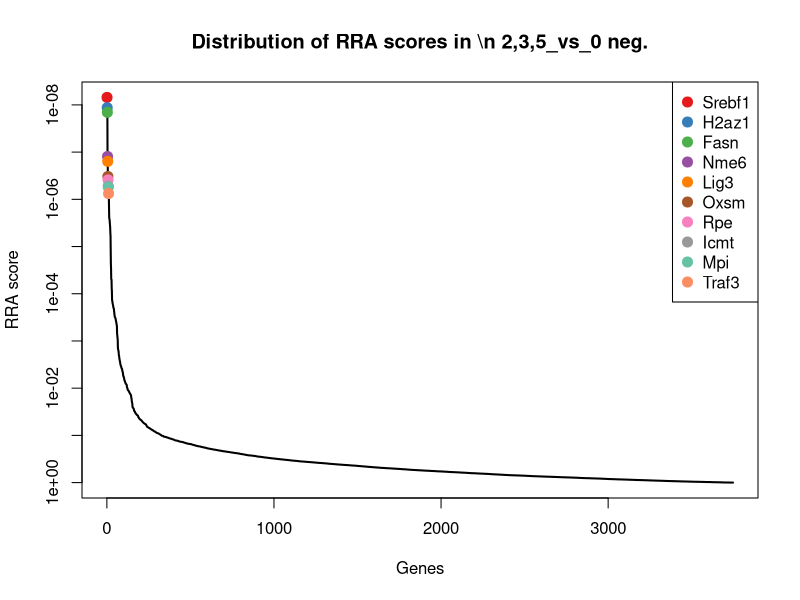
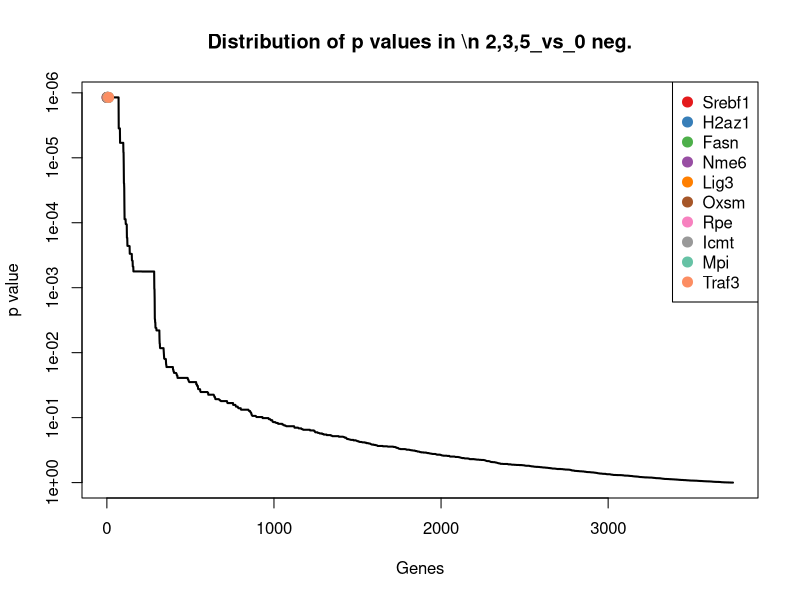
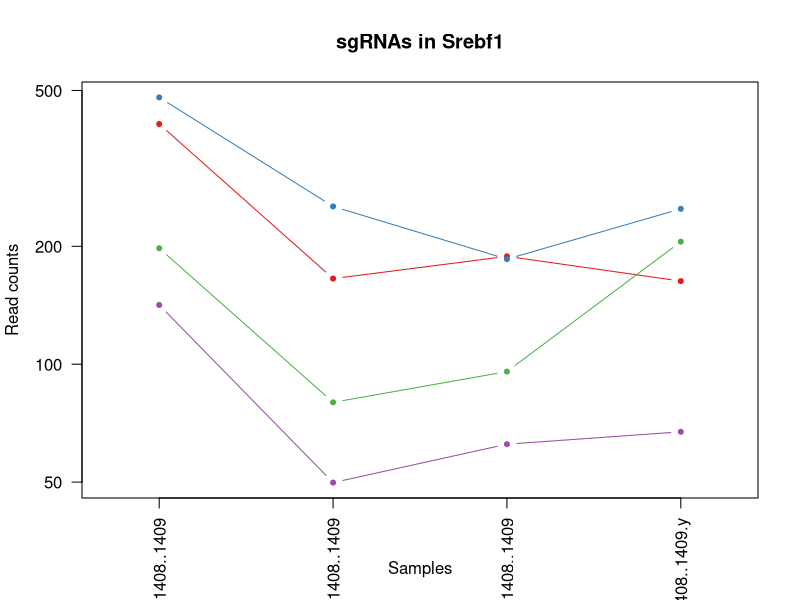
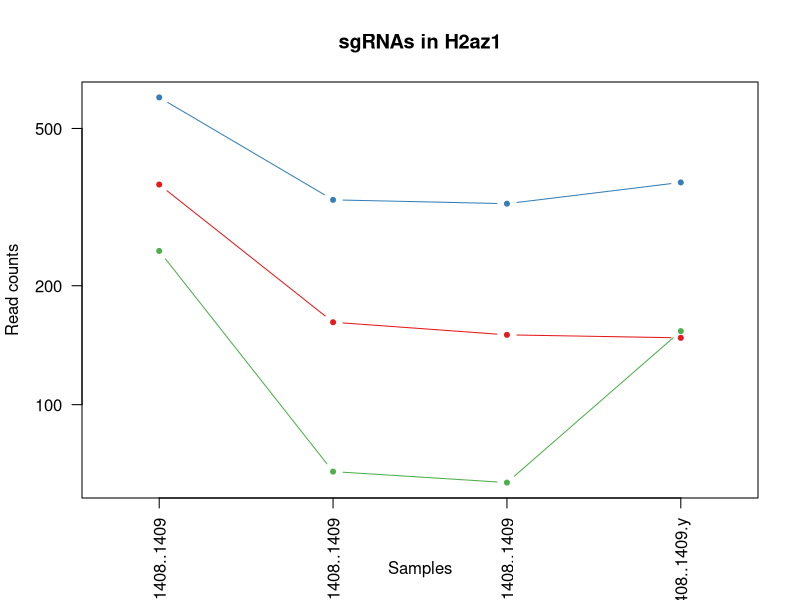
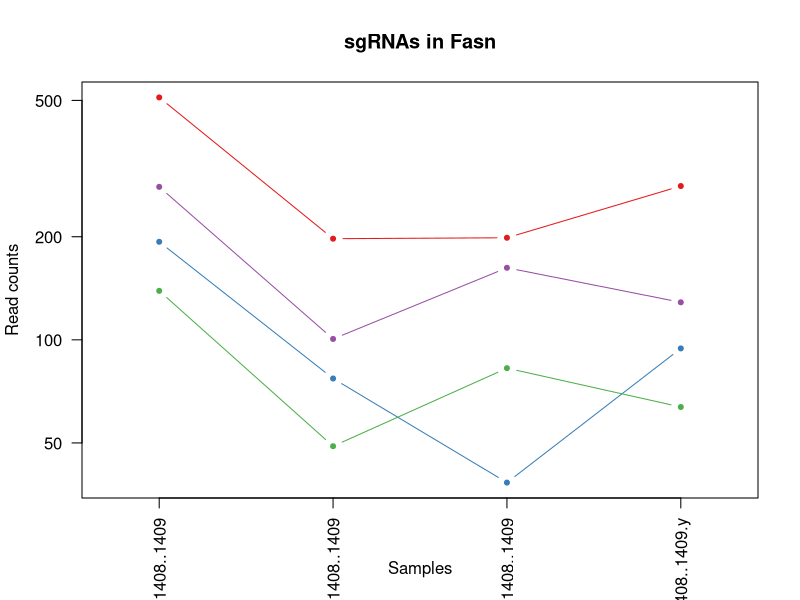
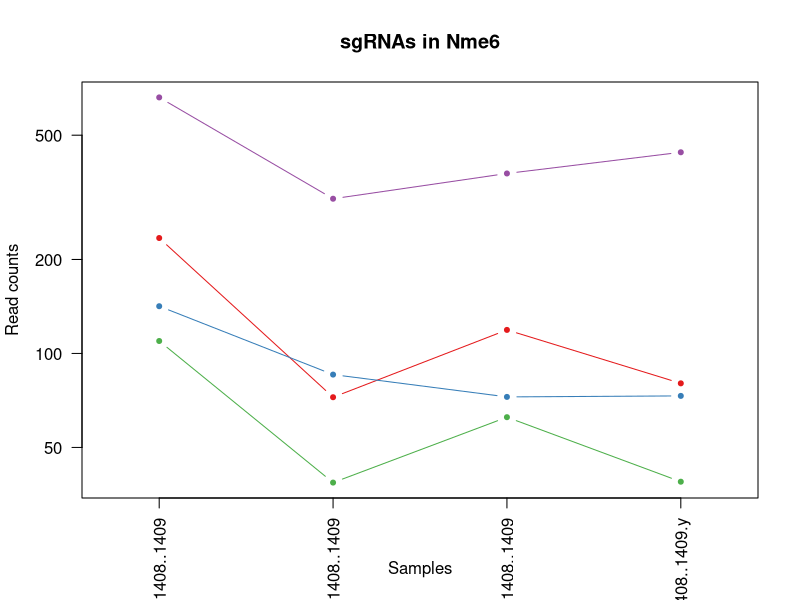
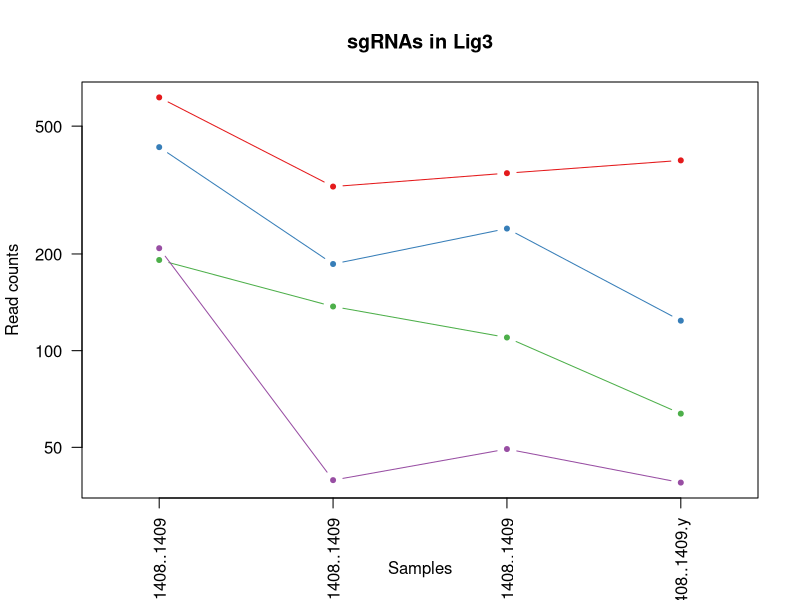
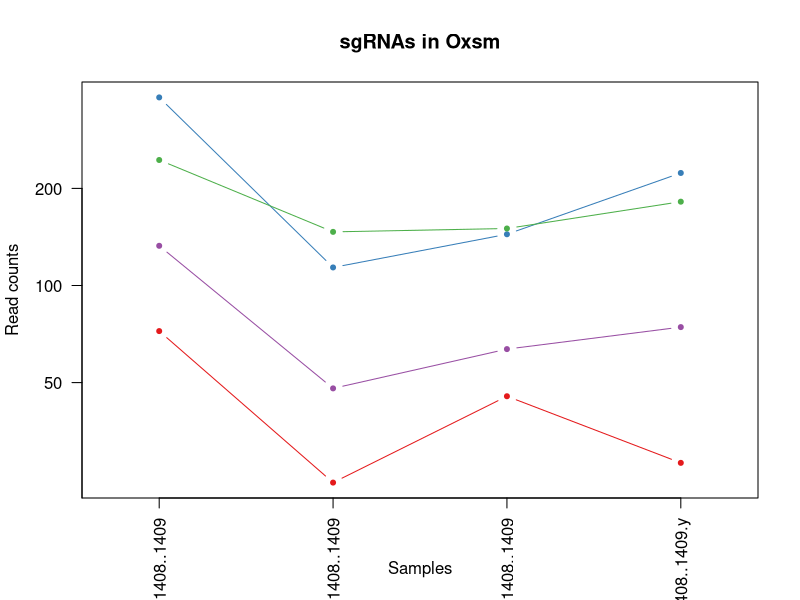

Source code (R) for these figures, in order: (Note: this script raises an error after producing the figures.)
pdf(file='invitro.poolA_hEGFRv3.CAR_ET.1.10_v_input.pdf',width=4.5,height=4.5);
gstable=read.table('invitro.poolA_hEGFRv3.CAR_ET.1.10_v_input.gene_summary.txt',header=T)
# 
#
# parameters
# Do not modify the variables beginning with "__"

# gstablename='__GENE_SUMMARY_FILE__'
startindex=3
# outputfile='__OUTPUT_FILE__'
targetgenelist=c("Srebf1","H2az1","Fasn","Nme6","Lig3","Oxsm","Rpe","Icmt","Mpi","Traf3")
# samplelabel=sub('.\\w+.\\w+$','',colnames(gstable)[startindex]);
samplelabel='2,3,5_vs_0 neg.'


# You need to write some codes in front of this code:
# gstable=read.table(gstablename,header=T)
# pdf(file=outputfile,width=6,height=6)


# set up color using RColorBrewer
#library(RColorBrewer)
#colors <- brewer.pal(length(targetgenelist), "Set1")

colors=c( "#E41A1C", "#377EB8", "#4DAF4A", "#984EA3", "#FF7F00",  "#A65628", "#F781BF",
          "#999999", "#66C2A5", "#FC8D62", "#8DA0CB", "#E78AC3", "#A6D854", "#FFD92F", "#E5C494", "#B3B3B3", 
          "#8DD3C7", "#FFFFB3", "#BEBADA", "#FB8072", "#80B1D3", "#FDB462", "#B3DE69", "#FCCDE5",
          "#D9D9D9", "#BC80BD", "#CCEBC5", "#FFED6F")

######
# function definition

plotrankedvalues<-function(val, tglist, ...){
  
  plot(val,log='y',ylim=c(max(val),min(val)),type='l',lwd=2, ...)
  if(length(tglist)>0){
    for(i in 1:length(tglist)){
      targetgene=tglist[i];
      tx=which(names(val)==targetgene);ty=val[targetgene];
      points(tx,ty,col=colors[(i %% length(colors)) ],cex=2,pch=20)
      # text(tx+50,ty,targetgene,col=colors[i])
    }
    legend('topright',tglist,pch=20,pt.cex = 2,cex=1,col=colors)
  }
}



plotrandvalues<-function(val,targetgenelist, ...){
  # choose the one with the best distance distribution
  
  mindiffvalue=0;
  randval=val;
  for(i in 1:20){
    randval0=sample(val)
    vindex=sort(which(names(randval0) %in% targetgenelist))
    if(max(vindex)>0.9*length(val)){
      # print('pass...')
      next;
    }
    mindiffind=min(diff(vindex));
    if (mindiffind > mindiffvalue){
      mindiffvalue=mindiffind;
      randval=randval0;
      # print(paste('Diff: ',mindiffvalue))
    }
  }
  plot(randval,log='y',ylim=c(max(randval),min(randval)),pch=20,col='grey', ...)
  
  if(length(targetgenelist)>0){
    for(i in 1:length(targetgenelist)){
      targetgene=targetgenelist[i];
      tx=which(names(randval)==targetgene);ty=randval[targetgene];
      points(tx,ty,col=colors[(i %% length(colors)) ],cex=2,pch=20)
      text(tx+50,ty,targetgene,col=colors[i])
    }
  }
  
}




# set.seed(1235)



pvec=gstable[,startindex]
names(pvec)=gstable[,'id']
pvec=sort(pvec);

plotrankedvalues(pvec,targetgenelist,xlab='Genes',ylab='RRA score',main=paste('Distribution of RRA scores in \\n',samplelabel))

# plotrandvalues(pvec,targetgenelist,xlab='Genes',ylab='RRA score',main=paste('Distribution of RRA scores in \\n',samplelabel))


pvec=gstable[,startindex+1]
names(pvec)=gstable[,'id']
pvec=sort(pvec);

plotrankedvalues(pvec,targetgenelist,xlab='Genes',ylab='p value',main=paste('Distribution of p values in \\n',samplelabel))

# plotrandvalues(pvec,targetgenelist,xlab='Genes',ylab='p value',main=paste('Distribution of p values in \\n',samplelabel))



# you need to write after this code:
# dev.off()






# parameters
# Do not modify the variables beginning with "__"
targetmat=list(c(409.50321459719817,164.4244470577374,187.51758750166732,161.97559429934697),c(478.94071620281005,251.80429606556356,184.4931102838985,248.2837576851304),c(196.73958788256695,78.92373458771395,94.76695282342327,204.53852418822646),c(140.65545197034197,48.857549982870545,61.497703427966165,66.20900204936811))
targetgene="Srebf1"
collabel=c("In.vitro.input.Pool.A..1.8._1360..1361..1362..1363..1406..1407..1408..1409","In.vitro_Pool.A..1.8._hEGFRv3.CAR_ET.1.10_rep1_1360..1361..1362..1363..1406..1407..1408..1409","In.vitro_Pool.A..1.8._hEGFRv3.CAR_ET.1.10_rep2_1360..1361..1362..1363..1406..1407..1408..1409","In.vitro_Pool.A..1.8._hEGFRv3.CAR_ET.1.10_rep3_1360..1361..1362..1363..1406..1407..1408..1409.y")

# set up color using RColorBrewer
#library(RColorBrewer)
#colors <- brewer.pal(length(targetgenelist), "Set1")

colors=c( "#E41A1C", "#377EB8", "#4DAF4A", "#984EA3", "#FF7F00",  "#A65628", "#F781BF",
          "#999999", "#66C2A5", "#FC8D62", "#8DA0CB", "#E78AC3", "#A6D854", "#FFD92F", "#E5C494", "#B3B3B3", 
          "#8DD3C7", "#FFFFB3", "#BEBADA", "#FB8072", "#80B1D3", "#FDB462", "#B3DE69", "#FCCDE5",
          "#D9D9D9", "#BC80BD", "#CCEBC5", "#FFED6F")


## code

targetmatvec=unlist(targetmat)+1
yrange=range(targetmatvec[targetmatvec>0]);
# yrange[1]=1; # set the minimum value to 1
for(i in 1:length(targetmat)){
  vali=targetmat[[i]]+1;
  if(i==1){
    plot(1:length(vali),vali,type='b',las=1,pch=20,main=paste('sgRNAs in',targetgene),ylab='Read counts',xlab='Samples',xlim=c(0.7,length(vali)+0.3),ylim = yrange,col=colors[(i %% length(colors))],xaxt='n',log='y')
    axis(1,at=1:length(vali),labels=(collabel),las=2)
    # lines(0:100,rep(1,101),col='black');
  }else{
    lines(1:length(vali),vali,type='b',pch=20,col=colors[(i %% length(colors))])
  }
}




# parameters
# Do not modify the variables beginning with "__"
targetmat=list(c(359.6506493418871,160.66617398213197,149.20754274326217,146.60564739502937),c(598.230783063733,328.8488941154748,321.60274415608535,364.1495112715246),c(243.92147999920064,66.70934709199632,62.50586250055577,152.51716543515153))
targetgene="H2az1"
collabel=c("In.vitro.input.Pool.A..1.8._1360..1361..1362..1363..1406..1407..1408..1409","In.vitro_Pool.A..1.8._hEGFRv3.CAR_ET.1.10_rep1_1360..1361..1362..1363..1406..1407..1408..1409","In.vitro_Pool.A..1.8._hEGFRv3.CAR_ET.1.10_rep2_1360..1361..1362..1363..1406..1407..1408..1409","In.vitro_Pool.A..1.8._hEGFRv3.CAR_ET.1.10_rep3_1360..1361..1362..1363..1406..1407..1408..1409.y")

# set up color using RColorBrewer
#library(RColorBrewer)
#colors <- brewer.pal(length(targetgenelist), "Set1")

colors=c( "#E41A1C", "#377EB8", "#4DAF4A", "#984EA3", "#FF7F00",  "#A65628", "#F781BF",
          "#999999", "#66C2A5", "#FC8D62", "#8DA0CB", "#E78AC3", "#A6D854", "#FFD92F", "#E5C494", "#B3B3B3", 
          "#8DD3C7", "#FFFFB3", "#BEBADA", "#FB8072", "#80B1D3", "#FDB462", "#B3DE69", "#FCCDE5",
          "#D9D9D9", "#BC80BD", "#CCEBC5", "#FFED6F")


## code

targetmatvec=unlist(targetmat)+1
yrange=range(targetmatvec[targetmatvec>0]);
# yrange[1]=1; # set the minimum value to 1
for(i in 1:length(targetmat)){
  vali=targetmat[[i]]+1;
  if(i==1){
    plot(1:length(vali),vali,type='b',las=1,pch=20,main=paste('sgRNAs in',targetgene),ylab='Read counts',xlab='Samples',xlim=c(0.7,length(vali)+0.3),ylim = yrange,col=colors[(i %% length(colors))],xaxt='n',log='y')
    axis(1,at=1:length(vali),labels=(collabel),las=2)
    # lines(0:100,rep(1,101),col='black');
  }else{
    lines(1:length(vali),vali,type='b',pch=20,col=colors[(i %% length(colors))])
  }
}




# parameters
# Do not modify the variables beginning with "__"
targetmat=list(c(509.2083451078203,196.36976820038353,197.5991782275634,280.20595510179004),c(192.2884659847713,76.10502978100989,37.30188568581554,93.40198503393),c(137.9847788316646,47.91798171396918,81.66088487975834,62.662091225294816),c(278.6402308020066,99.5942365035438,161.30545161433747,127.68878966663848))
targetgene="Fasn"
collabel=c("In.vitro.input.Pool.A..1.8._1360..1361..1362..1363..1406..1407..1408..1409","In.vitro_Pool.A..1.8._hEGFRv3.CAR_ET.1.10_rep1_1360..1361..1362..1363..1406..1407..1408..1409","In.vitro_Pool.A..1.8._hEGFRv3.CAR_ET.1.10_rep2_1360..1361..1362..1363..1406..1407..1408..1409","In.vitro_Pool.A..1.8._hEGFRv3.CAR_ET.1.10_rep3_1360..1361..1362..1363..1406..1407..1408..1409.y")

# set up color using RColorBrewer
#library(RColorBrewer)
#colors <- brewer.pal(length(targetgenelist), "Set1")

colors=c( "#E41A1C", "#377EB8", "#4DAF4A", "#984EA3", "#FF7F00",  "#A65628", "#F781BF",
          "#999999", "#66C2A5", "#FC8D62", "#8DA0CB", "#E78AC3", "#A6D854", "#FFD92F", "#E5C494", "#B3B3B3", 
          "#8DD3C7", "#FFFFB3", "#BEBADA", "#FB8072", "#80B1D3", "#FDB462", "#B3DE69", "#FCCDE5",
          "#D9D9D9", "#BC80BD", "#CCEBC5", "#FFED6F")


## code

targetmatvec=unlist(targetmat)+1
yrange=range(targetmatvec[targetmatvec>0]);
# yrange[1]=1; # set the minimum value to 1
for(i in 1:length(targetmat)){
  vali=targetmat[[i]]+1;
  if(i==1){
    plot(1:length(vali),vali,type='b',las=1,pch=20,main=paste('sgRNAs in',targetgene),ylab='Read counts',xlab='Samples',xlim=c(0.7,length(vali)+0.3),ylim = yrange,col=colors[(i %% length(colors))],xaxt='n',log='y')
    axis(1,at=1:length(vali),labels=(collabel),las=2)
    # lines(0:100,rep(1,101),col='black');
  }else{
    lines(1:length(vali),vali,type='b',pch=20,col=colors[(i %% length(colors))])
  }
}




# parameters
# Do not modify the variables beginning with "__"
targetmat=list(c(233.23878744449112,71.4071884365031,117.95461149298428,79.21434173763684),c(140.65545197034197,84.56114420112209,71.57929415386225,72.12052008949026),c(108.60737430621343,37.58273075605426,61.497703427966165,37.833715456781775),c(659.6562652533128,311.9366652752504,376.04333407592424,439.8169421850881))
targetgene="Nme6"
collabel=c("In.vitro.input.Pool.A..1.8._1360..1361..1362..1363..1406..1407..1408..1409","In.vitro_Pool.A..1.8._hEGFRv3.CAR_ET.1.10_rep1_1360..1361..1362..1363..1406..1407..1408..1409","In.vitro_Pool.A..1.8._hEGFRv3.CAR_ET.1.10_rep2_1360..1361..1362..1363..1406..1407..1408..1409","In.vitro_Pool.A..1.8._hEGFRv3.CAR_ET.1.10_rep3_1360..1361..1362..1363..1406..1407..1408..1409.y")

# set up color using RColorBrewer
#library(RColorBrewer)
#colors <- brewer.pal(length(targetgenelist), "Set1")

colors=c( "#E41A1C", "#377EB8", "#4DAF4A", "#984EA3", "#FF7F00",  "#A65628", "#F781BF",
          "#999999", "#66C2A5", "#FC8D62", "#8DA0CB", "#E78AC3", "#A6D854", "#FFD92F", "#E5C494", "#B3B3B3", 
          "#8DD3C7", "#FFFFB3", "#BEBADA", "#FB8072", "#80B1D3", "#FDB462", "#B3DE69", "#FCCDE5",
          "#D9D9D9", "#BC80BD", "#CCEBC5", "#FFED6F")


## code

targetmatvec=unlist(targetmat)+1
yrange=range(targetmatvec[targetmatvec>0]);
# yrange[1]=1; # set the minimum value to 1
for(i in 1:length(targetmat)){
  vali=targetmat[[i]]+1;
  if(i==1){
    plot(1:length(vali),vali,type='b',las=1,pch=20,main=paste('sgRNAs in',targetgene),ylab='Read counts',xlab='Samples',xlim=c(0.7,length(vali)+0.3),ylim = yrange,col=colors[(i %% length(colors))],xaxt='n',log='y')
    axis(1,at=1:length(vali),labels=(collabel),las=2)
    # lines(0:100,rep(1,101),col='black');
  }else{
    lines(1:length(vali),vali,type='b',pch=20,col=colors[(i %% length(colors))])
  }
}




# parameters
# Do not modify the variables beginning with "__"
targetmat=list(c(613.3645975162382,323.21148450206664,355.88015262413205,390.16019064806204),c(429.08815094749895,185.09494897356726,238.9337002037374,122.95957523454076),c(190.50801722565308,136.2373989906967,108.8811798396778,62.662091225294816),c(207.42228043727647,38.52229902495562,48.39163548430125,37.833715456781775))
targetgene="Lig3"
collabel=c("In.vitro.input.Pool.A..1.8._1360..1361..1362..1363..1406..1407..1408..1409","In.vitro_Pool.A..1.8._hEGFRv3.CAR_ET.1.10_rep1_1360..1361..1362..1363..1406..1407..1408..1409","In.vitro_Pool.A..1.8._hEGFRv3.CAR_ET.1.10_rep2_1360..1361..1362..1363..1406..1407..1408..1409","In.vitro_Pool.A..1.8._hEGFRv3.CAR_ET.1.10_rep3_1360..1361..1362..1363..1406..1407..1408..1409.y")

# set up color using RColorBrewer
#library(RColorBrewer)
#colors <- brewer.pal(length(targetgenelist), "Set1")

colors=c( "#E41A1C", "#377EB8", "#4DAF4A", "#984EA3", "#FF7F00",  "#A65628", "#F781BF",
          "#999999", "#66C2A5", "#FC8D62", "#8DA0CB", "#E78AC3", "#A6D854", "#FFD92F", "#E5C494", "#B3B3B3", 
          "#8DD3C7", "#FFFFB3", "#BEBADA", "#FB8072", "#80B1D3", "#FDB462", "#B3DE69", "#FCCDE5",
          "#D9D9D9", "#BC80BD", "#CCEBC5", "#FFED6F")


## code

targetmatvec=unlist(targetmat)+1
yrange=range(targetmatvec[targetmatvec>0]);
# yrange[1]=1; # set the minimum value to 1
for(i in 1:length(targetmat)){
  vali=targetmat[[i]]+1;
  if(i==1){
    plot(1:length(vali),vali,type='b',las=1,pch=20,main=paste('sgRNAs in',targetgene),ylab='Read counts',xlab='Samples',xlim=c(0.7,length(vali)+0.3),ylim = yrange,col=colors[(i %% length(colors))],xaxt='n',log='y')
    axis(1,at=1:length(vali),labels=(collabel),las=2)
    # lines(0:100,rep(1,101),col='black');
  }else{
    lines(1:length(vali),vali,type='b',pch=20,col=colors[(i %% length(colors))])
  }
}




# parameters
# Do not modify the variables beginning with "__"
targetmat=list(c(71.21795036473011,23.489206722533915,44.35899919394281,27.1929829845619),c(381.9062588308653,112.7481922681628,143.1585883077245,222.27307830859291),c(243.92147999920064,145.63308167971027,149.20754274326217,180.89245202773787),c(131.7532081747507,46.97841344506783,62.50586250055577,73.30282369751468))
targetgene="Oxsm"
collabel=c("In.vitro.input.Pool.A..1.8._1360..1361..1362..1363..1406..1407..1408..1409","In.vitro_Pool.A..1.8._hEGFRv3.CAR_ET.1.10_rep1_1360..1361..1362..1363..1406..1407..1408..1409","In.vitro_Pool.A..1.8._hEGFRv3.CAR_ET.1.10_rep2_1360..1361..1362..1363..1406..1407..1408..1409","In.vitro_Pool.A..1.8._hEGFRv3.CAR_ET.1.10_rep3_1360..1361..1362..1363..1406..1407..1408..1409.y")

# set up color using RColorBrewer
#library(RColorBrewer)
#colors <- brewer.pal(length(targetgenelist), "Set1")

colors=c( "#E41A1C", "#377EB8", "#4DAF4A", "#984EA3", "#FF7F00",  "#A65628", "#F781BF",
          "#999999", "#66C2A5", "#FC8D62", "#8DA0CB", "#E78AC3", "#A6D854", "#FFD92F", "#E5C494", "#B3B3B3", 
          "#8DD3C7", "#FFFFB3", "#BEBADA", "#FB8072", "#80B1D3", "#FDB462", "#B3DE69", "#FCCDE5",
          "#D9D9D9", "#BC80BD", "#CCEBC5", "#FFED6F")


## code

targetmatvec=unlist(targetmat)+1
yrange=range(targetmatvec[targetmatvec>0]);
# yrange[1]=1; # set the minimum value to 1
for(i in 1:length(targetmat)){
  vali=targetmat[[i]]+1;
  if(i==1){
    plot(1:length(vali),vali,type='b',las=1,pch=20,main=paste('sgRNAs in',targetgene),ylab='Read counts',xlab='Samples',xlim=c(0.7,length(vali)+0.3),ylim = yrange,col=colors[(i %% length(colors))],xaxt='n',log='y')
    axis(1,at=1:length(vali),labels=(collabel),las=2)
    # lines(0:100,rep(1,101),col='black');
  }else{
    lines(1:length(vali),vali,type='b',pch=20,col=colors[(i %% length(colors))])
  }
}




# parameters
# Do not modify the variables beginning with "__"
targetmat=list(c(88.13221357635352,71.4071884365031,39.31820383099476,20.099161336415317),c(60.5352578100206,15.033092302421705,20.163181451792184,13.005339688268736),c(142.43590072946023,77.04459804991124,104.84854354931936,72.12052008949026),c(61.425482189579725,31.945321142646122,22.179499596971404,7.093821648146583))
targetgene="Rpe"
collabel=c("In.vitro.input.Pool.A..1.8._1360..1361..1362..1363..1406..1407..1408..1409","In.vitro_Pool.A..1.8._hEGFRv3.CAR_ET.1.10_rep1_1360..1361..1362..1363..1406..1407..1408..1409","In.vitro_Pool.A..1.8._hEGFRv3.CAR_ET.1.10_rep2_1360..1361..1362..1363..1406..1407..1408..1409","In.vitro_Pool.A..1.8._hEGFRv3.CAR_ET.1.10_rep3_1360..1361..1362..1363..1406..1407..1408..1409.y")

# set up color using RColorBrewer
#library(RColorBrewer)
#colors <- brewer.pal(length(targetgenelist), "Set1")

colors=c( "#E41A1C", "#377EB8", "#4DAF4A", "#984EA3", "#FF7F00",  "#A65628", "#F781BF",
          "#999999", "#66C2A5", "#FC8D62", "#8DA0CB", "#E78AC3", "#A6D854", "#FFD92F", "#E5C494", "#B3B3B3", 
          "#8DD3C7", "#FFFFB3", "#BEBADA", "#FB8072", "#80B1D3", "#FDB462", "#B3DE69", "#FCCDE5",
          "#D9D9D9", "#BC80BD", "#CCEBC5", "#FFED6F")


## code

targetmatvec=unlist(targetmat)+1
yrange=range(targetmatvec[targetmatvec>0]);
# yrange[1]=1; # set the minimum value to 1
for(i in 1:length(targetmat)){
  vali=targetmat[[i]]+1;
  if(i==1){
    plot(1:length(vali),vali,type='b',las=1,pch=20,main=paste('sgRNAs in',targetgene),ylab='Read counts',xlab='Samples',xlim=c(0.7,length(vali)+0.3),ylim = yrange,col=colors[(i %% length(colors))],xaxt='n',log='y')
    axis(1,at=1:length(vali),labels=(collabel),las=2)
    # lines(0:100,rep(1,101),col='black');
  }else{
    lines(1:length(vali),vali,type='b',pch=20,col=colors[(i %% length(colors))])
  }
}




# parameters
# Do not modify the variables beginning with "__"
targetmat=list(c(368.55289313747835,203.88631435159436,241.9581774215062,221.0907747005685),c(179.82532467094356,97.71509996574109,99.80774818637131,92.21968142590558),c(871.5296675883848,584.4114632566437,639.1728520218122,1046.338693101621),c(391.69872700601564,264.0186835612812,261.1131998007088,279.0236514937656))
targetgene="Icmt"
collabel=c("In.vitro.input.Pool.A..1.8._1360..1361..1362..1363..1406..1407..1408..1409","In.vitro_Pool.A..1.8._hEGFRv3.CAR_ET.1.10_rep1_1360..1361..1362..1363..1406..1407..1408..1409","In.vitro_Pool.A..1.8._hEGFRv3.CAR_ET.1.10_rep2_1360..1361..1362..1363..1406..1407..1408..1409","In.vitro_Pool.A..1.8._hEGFRv3.CAR_ET.1.10_rep3_1360..1361..1362..1363..1406..1407..1408..1409.y")

# set up color using RColorBrewer
#library(RColorBrewer)
#colors <- brewer.pal(length(targetgenelist), "Set1")

colors=c( "#E41A1C", "#377EB8", "#4DAF4A", "#984EA3", "#FF7F00",  "#A65628", "#F781BF",
          "#999999", "#66C2A5", "#FC8D62", "#8DA0CB", "#E78AC3", "#A6D854", "#FFD92F", "#E5C494", "#B3B3B3", 
          "#8DD3C7", "#FFFFB3", "#BEBADA", "#FB8072", "#80B1D3", "#FDB462", "#B3DE69", "#FCCDE5",
          "#D9D9D9", "#BC80BD", "#CCEBC5", "#FFED6F")


## code

targetmatvec=unlist(targetmat)+1
yrange=range(targetmatvec[targetmatvec>0]);
# yrange[1]=1; # set the minimum value to 1
for(i in 1:length(targetmat)){
  vali=targetmat[[i]]+1;
  if(i==1){
    plot(1:length(vali),vali,type='b',las=1,pch=20,main=paste('sgRNAs in',targetgene),ylab='Read counts',xlab='Samples',xlim=c(0.7,length(vali)+0.3),ylim = yrange,col=colors[(i %% length(colors))],xaxt='n',log='y')
    axis(1,at=1:length(vali),labels=(collabel),las=2)
    # lines(0:100,rep(1,101),col='black');
  }else{
    lines(1:length(vali),vali,type='b',pch=20,col=colors[(i %% length(colors))])
  }
}




# parameters
# Do not modify the variables beginning with "__"
targetmat=list(c(94.36378423326741,40.40143556275833,95.77511189601287,18.916857728390887),c(295.55449401363,55.43452786518004,69.56297600868304,63.84439483331924),c(398.8205220424887,149.3913547553157,166.34624697728552,107.58962833022318),c(135.31410569298723,130.59998937728855,152.232019961031,88.67277060183228))
targetgene="Mpi"
collabel=c("In.vitro.input.Pool.A..1.8._1360..1361..1362..1363..1406..1407..1408..1409","In.vitro_Pool.A..1.8._hEGFRv3.CAR_ET.1.10_rep1_1360..1361..1362..1363..1406..1407..1408..1409","In.vitro_Pool.A..1.8._hEGFRv3.CAR_ET.1.10_rep2_1360..1361..1362..1363..1406..1407..1408..1409","In.vitro_Pool.A..1.8._hEGFRv3.CAR_ET.1.10_rep3_1360..1361..1362..1363..1406..1407..1408..1409.y")

# set up color using RColorBrewer
#library(RColorBrewer)
#colors <- brewer.pal(length(targetgenelist), "Set1")

colors=c( "#E41A1C", "#377EB8", "#4DAF4A", "#984EA3", "#FF7F00",  "#A65628", "#F781BF",
          "#999999", "#66C2A5", "#FC8D62", "#8DA0CB", "#E78AC3", "#A6D854", "#FFD92F", "#E5C494", "#B3B3B3", 
          "#8DD3C7", "#FFFFB3", "#BEBADA", "#FB8072", "#80B1D3", "#FDB462", "#B3DE69", "#FCCDE5",
          "#D9D9D9", "#BC80BD", "#CCEBC5", "#FFED6F")


## code

targetmatvec=unlist(targetmat)+1
yrange=range(targetmatvec[targetmatvec>0]);
# yrange[1]=1; # set the minimum value to 1
for(i in 1:length(targetmat)){
  vali=targetmat[[i]]+1;
  if(i==1){
    plot(1:length(vali),vali,type='b',las=1,pch=20,main=paste('sgRNAs in',targetgene),ylab='Read counts',xlab='Samples',xlim=c(0.7,length(vali)+0.3),ylim = yrange,col=colors[(i %% length(colors))],xaxt='n',log='y')
    axis(1,at=1:length(vali),labels=(collabel),las=2)
    # lines(0:100,rep(1,101),col='black');
  }else{
    lines(1:length(vali),vali,type='b',pch=20,col=colors[(i %% length(colors))])
  }
}




# parameters
# Do not modify the variables beginning with "__"
targetmat=list(c(185.1666709482983,98.65466823464244,97.7914300411921,164.34020151539585),c(113.94872058356819,84.56114420112209,48.39163548430125,56.75057318517266),c(259.9455188312649,140.93524033520347,133.0769975818284,128.8710932746629),c(378.34536131262877,264.0186835612812,256.0724044377607,133.60030770676065))
targetgene="Traf3"
collabel=c("In.vitro.input.Pool.A..1.8._1360..1361..1362..1363..1406..1407..1408..1409","In.vitro_Pool.A..1.8._hEGFRv3.CAR_ET.1.10_rep1_1360..1361..1362..1363..1406..1407..1408..1409","In.vitro_Pool.A..1.8._hEGFRv3.CAR_ET.1.10_rep2_1360..1361..1362..1363..1406..1407..1408..1409","In.vitro_Pool.A..1.8._hEGFRv3.CAR_ET.1.10_rep3_1360..1361..1362..1363..1406..1407..1408..1409.y")

# set up color using RColorBrewer
#library(RColorBrewer)
#colors <- brewer.pal(length(targetgenelist), "Set1")

colors=c( "#E41A1C", "#377EB8", "#4DAF4A", "#984EA3", "#FF7F00",  "#A65628", "#F781BF",
          "#999999", "#66C2A5", "#FC8D62", "#8DA0CB", "#E78AC3", "#A6D854", "#FFD92F", "#E5C494", "#B3B3B3", 
          "#8DD3C7", "#FFFFB3", "#BEBADA", "#FB8072", "#80B1D3", "#FDB462", "#B3DE69", "#FCCDE5",
          "#D9D9D9", "#BC80BD", "#CCEBC5", "#FFED6F")


## code

targetmatvec=unlist(targetmat)+1
yrange=range(targetmatvec[targetmatvec>0]);
# yrange[1]=1; # set the minimum value to 1
for(i in 1:length(targetmat)){
  vali=targetmat[[i]]+1;
  if(i==1){
    plot(1:length(vali),vali,type='b',las=1,pch=20,main=paste('sgRNAs in',targetgene),ylab='Read counts',xlab='Samples',xlim=c(0.7,length(vali)+0.3),ylim = yrange,col=colors[(i %% length(colors))],xaxt='n',log='y')
    axis(1,at=1:length(vali),labels=(collabel),las=2)
    # lines(0:100,rep(1,101),col='black');
  }else{
    lines(1:length(vali),vali,type='b',pch=20,col=colors[(i %% length(colors))])
  }
}



# 
#
# parameters
# Do not modify the variables beginning with "__"

# gstablename='__GENE_SUMMARY_FILE__'
startindex=9
# outputfile='__OUTPUT_FILE__'
targetgenelist=c("Nf1","Nprl3","Depdc5","Nprl2","Sesn3","Gna13","Pard6a","Atp5j","Lrrc4b","H3c14_H3c15")
# samplelabel=sub('.\\w+.\\w+$','',colnames(gstable)[startindex]);
samplelabel='2,3,5_vs_0 pos.'


# You need to write some codes in front of this code:
# gstable=read.table(gstablename,header=T)
# pdf(file=outputfile,width=6,height=6)


# set up color using RColorBrewer
#library(RColorBrewer)
#colors <- brewer.pal(length(targetgenelist), "Set1")

colors=c( "#E41A1C", "#377EB8", "#4DAF4A", "#984EA3", "#FF7F00",  "#A65628", "#F781BF",
          "#999999", "#66C2A5", "#FC8D62", "#8DA0CB", "#E78AC3", "#A6D854", "#FFD92F", "#E5C494", "#B3B3B3", 
          "#8DD3C7", "#FFFFB3", "#BEBADA", "#FB8072", "#80B1D3", "#FDB462", "#B3DE69", "#FCCDE5",
          "#D9D9D9", "#BC80BD", "#CCEBC5", "#FFED6F")

######
# function definition

plotrankedvalues<-function(val, tglist, ...){
  
  plot(val,log='y',ylim=c(max(val),min(val)),type='l',lwd=2, ...)
  if(length(tglist)>0){
    for(i in 1:length(tglist)){
      targetgene=tglist[i];
      tx=which(names(val)==targetgene);ty=val[targetgene];
      points(tx,ty,col=colors[(i %% length(colors)) ],cex=2,pch=20)
      # text(tx+50,ty,targetgene,col=colors[i])
    }
    legend('topright',tglist,pch=20,pt.cex = 2,cex=1,col=colors)
  }
}



plotrandvalues<-function(val,targetgenelist, ...){
  # choose the one with the best distance distribution
  
  mindiffvalue=0;
  randval=val;
  for(i in 1:20){
    randval0=sample(val)
    vindex=sort(which(names(randval0) %in% targetgenelist))
    if(max(vindex)>0.9*length(val)){
      # print('pass...')
      next;
    }
    mindiffind=min(diff(vindex));
    if (mindiffind > mindiffvalue){
      mindiffvalue=mindiffind;
      randval=randval0;
      # print(paste('Diff: ',mindiffvalue))
    }
  }
  plot(randval,log='y',ylim=c(max(randval),min(randval)),pch=20,col='grey', ...)
  
  if(length(targetgenelist)>0){
    for(i in 1:length(targetgenelist)){
      targetgene=targetgenelist[i];
      tx=which(names(randval)==targetgene);ty=randval[targetgene];
      points(tx,ty,col=colors[(i %% length(colors)) ],cex=2,pch=20)
      text(tx+50,ty,targetgene,col=colors[i])
    }
  }
  
}




# set.seed(1235)



pvec=gstable[,startindex]
names(pvec)=gstable[,'id']
pvec=sort(pvec);

plotrankedvalues(pvec,targetgenelist,xlab='Genes',ylab='RRA score',main=paste('Distribution of RRA scores in \\n',samplelabel))

# plotrandvalues(pvec,targetgenelist,xlab='Genes',ylab='RRA score',main=paste('Distribution of RRA scores in \\n',samplelabel))


pvec=gstable[,startindex+1]
names(pvec)=gstable[,'id']
pvec=sort(pvec);

plotrankedvalues(pvec,targetgenelist,xlab='Genes',ylab='p value',main=paste('Distribution of p values in \\n',samplelabel))

# plotrandvalues(pvec,targetgenelist,xlab='Genes',ylab='p value',main=paste('Distribution of p values in \\n',samplelabel))



# you need to write after this code:
# dev.off()






# parameters
# Do not modify the variables beginning with "__"
targetmat=list(c(1251.6554776601317,2013.494800255607,2081.848484897543,1988.6346686970921),c(351.63862992585496,618.2359209370926,604.8954435537655,284.93516953388774),c(1100.3173331350804,1611.3595811658265,2066.726098808699,2066.6667068267043),c(139.76522759078287,124.02301149497907,139.12595201736607,198.62700614810433))
targetgene="Nf1"
collabel=c("In.vitro.input.Pool.A..1.8._1360..1361..1362..1363..1406..1407..1408..1409","In.vitro_Pool.A..1.8._hEGFRv3.CAR_ET.1.10_rep1_1360..1361..1362..1363..1406..1407..1408..1409","In.vitro_Pool.A..1.8._hEGFRv3.CAR_ET.1.10_rep2_1360..1361..1362..1363..1406..1407..1408..1409","In.vitro_Pool.A..1.8._hEGFRv3.CAR_ET.1.10_rep3_1360..1361..1362..1363..1406..1407..1408..1409.y")

# set up color using RColorBrewer
#library(RColorBrewer)
#colors <- brewer.pal(length(targetgenelist), "Set1")

colors=c( "#E41A1C", "#377EB8", "#4DAF4A", "#984EA3", "#FF7F00",  "#A65628", "#F781BF",
          "#999999", "#66C2A5", "#FC8D62", "#8DA0CB", "#E78AC3", "#A6D854", "#FFD92F", "#E5C494", "#B3B3B3", 
          "#8DD3C7", "#FFFFB3", "#BEBADA", "#FB8072", "#80B1D3", "#FDB462", "#B3DE69", "#FCCDE5",
          "#D9D9D9", "#BC80BD", "#CCEBC5", "#FFED6F")


## code

targetmatvec=unlist(targetmat)+1
yrange=range(targetmatvec[targetmatvec>0]);
# yrange[1]=1; # set the minimum value to 1
for(i in 1:length(targetmat)){
  vali=targetmat[[i]]+1;
  if(i==1){
    plot(1:length(vali),vali,type='b',las=1,pch=20,main=paste('sgRNAs in',targetgene),ylab='Read counts',xlab='Samples',xlim=c(0.7,length(vali)+0.3),ylim = yrange,col=colors[(i %% length(colors))],xaxt='n',log='y')
    axis(1,at=1:length(vali),labels=(collabel),las=2)
    # lines(0:100,rep(1,101),col='black');
  }else{
    lines(1:length(vali),vali,type='b',pch=20,col=colors[(i %% length(colors))])
  }
}




# parameters
# Do not modify the variables beginning with "__"
targetmat=list(c(301.78606467054385,403.074787358682,348.8230391160048,263.653704589448),c(232.34856306493202,321.33234796426393,286.317176615449,262.4714009814236),c(207.42228043727647,452.8719056104539,428.46760585058394,435.0877277529904),c(445.11218977956327,790.1769141460409,772.2498496036407,757.85661274366))
targetgene="Nprl3"
collabel=c("In.vitro.input.Pool.A..1.8._1360..1361..1362..1363..1406..1407..1408..1409","In.vitro_Pool.A..1.8._hEGFRv3.CAR_ET.1.10_rep1_1360..1361..1362..1363..1406..1407..1408..1409","In.vitro_Pool.A..1.8._hEGFRv3.CAR_ET.1.10_rep2_1360..1361..1362..1363..1406..1407..1408..1409","In.vitro_Pool.A..1.8._hEGFRv3.CAR_ET.1.10_rep3_1360..1361..1362..1363..1406..1407..1408..1409.y")

# set up color using RColorBrewer
#library(RColorBrewer)
#colors <- brewer.pal(length(targetgenelist), "Set1")

colors=c( "#E41A1C", "#377EB8", "#4DAF4A", "#984EA3", "#FF7F00",  "#A65628", "#F781BF",
          "#999999", "#66C2A5", "#FC8D62", "#8DA0CB", "#E78AC3", "#A6D854", "#FFD92F", "#E5C494", "#B3B3B3", 
          "#8DD3C7", "#FFFFB3", "#BEBADA", "#FB8072", "#80B1D3", "#FDB462", "#B3DE69", "#FCCDE5",
          "#D9D9D9", "#BC80BD", "#CCEBC5", "#FFED6F")


## code

targetmatvec=unlist(targetmat)+1
yrange=range(targetmatvec[targetmatvec>0]);
# yrange[1]=1; # set the minimum value to 1
for(i in 1:length(targetmat)){
  vali=targetmat[[i]]+1;
  if(i==1){
    plot(1:length(vali),vali,type='b',las=1,pch=20,main=paste('sgRNAs in',targetgene),ylab='Read counts',xlab='Samples',xlim=c(0.7,length(vali)+0.3),ylim = yrange,col=colors[(i %% length(colors))],xaxt='n',log='y')
    axis(1,at=1:length(vali),labels=(collabel),las=2)
    # lines(0:100,rep(1,101),col='black');
  }else{
    lines(1:length(vali),vali,type='b',pch=20,col=colors[(i %% length(colors))])
  }
}




# parameters
# Do not modify the variables beginning with "__"
targetmat=list(c(145.10657386813762,191.67192685587673,175.41967863059202,206.90313140427534),c(490.51363313707867,622.9337622815995,552.4711717791058,323.95118859869393),c(292.8838208749526,502.6690238622258,469.8021278267579,452.82228187335687),c(665.8878359102266,1007.2171842622542,999.0856409363028,1254.4241281139207))
targetgene="Depdc5"
collabel=c("In.vitro.input.Pool.A..1.8._1360..1361..1362..1363..1406..1407..1408..1409","In.vitro_Pool.A..1.8._hEGFRv3.CAR_ET.1.10_rep1_1360..1361..1362..1363..1406..1407..1408..1409","In.vitro_Pool.A..1.8._hEGFRv3.CAR_ET.1.10_rep2_1360..1361..1362..1363..1406..1407..1408..1409","In.vitro_Pool.A..1.8._hEGFRv3.CAR_ET.1.10_rep3_1360..1361..1362..1363..1406..1407..1408..1409.y")

# set up color using RColorBrewer
#library(RColorBrewer)
#colors <- brewer.pal(length(targetgenelist), "Set1")

colors=c( "#E41A1C", "#377EB8", "#4DAF4A", "#984EA3", "#FF7F00",  "#A65628", "#F781BF",
          "#999999", "#66C2A5", "#FC8D62", "#8DA0CB", "#E78AC3", "#A6D854", "#FFD92F", "#E5C494", "#B3B3B3", 
          "#8DD3C7", "#FFFFB3", "#BEBADA", "#FB8072", "#80B1D3", "#FDB462", "#B3DE69", "#FCCDE5",
          "#D9D9D9", "#BC80BD", "#CCEBC5", "#FFED6F")


## code

targetmatvec=unlist(targetmat)+1
yrange=range(targetmatvec[targetmatvec>0]);
# yrange[1]=1; # set the minimum value to 1
for(i in 1:length(targetmat)){
  vali=targetmat[[i]]+1;
  if(i==1){
    plot(1:length(vali),vali,type='b',las=1,pch=20,main=paste('sgRNAs in',targetgene),ylab='Read counts',xlab='Samples',xlim=c(0.7,length(vali)+0.3),ylim = yrange,col=colors[(i %% length(colors))],xaxt='n',log='y')
    axis(1,at=1:length(vali),labels=(collabel),las=2)
    # lines(0:100,rep(1,101),col='black');
  }else{
    lines(1:length(vali),vali,type='b',pch=20,col=colors[(i %% length(colors))])
  }
}




# parameters
# Do not modify the variables beginning with "__"
targetmat=list(c(94.36378423326741,243.34818164545135,127.02804314629077,141.87643296293166),c(397.93029766292955,504.5481604000285,580.699625811615,560.4119102035801),c(314.24920598437166,356.0963739136142,405.2799471810229,426.8116024968194),c(598.230783063733,725.3467035918472,951.7021645245911,1216.590412657139))
targetgene="Nprl2"
collabel=c("In.vitro.input.Pool.A..1.8._1360..1361..1362..1363..1406..1407..1408..1409","In.vitro_Pool.A..1.8._hEGFRv3.CAR_ET.1.10_rep1_1360..1361..1362..1363..1406..1407..1408..1409","In.vitro_Pool.A..1.8._hEGFRv3.CAR_ET.1.10_rep2_1360..1361..1362..1363..1406..1407..1408..1409","In.vitro_Pool.A..1.8._hEGFRv3.CAR_ET.1.10_rep3_1360..1361..1362..1363..1406..1407..1408..1409.y")

# set up color using RColorBrewer
#library(RColorBrewer)
#colors <- brewer.pal(length(targetgenelist), "Set1")

colors=c( "#E41A1C", "#377EB8", "#4DAF4A", "#984EA3", "#FF7F00",  "#A65628", "#F781BF",
          "#999999", "#66C2A5", "#FC8D62", "#8DA0CB", "#E78AC3", "#A6D854", "#FFD92F", "#E5C494", "#B3B3B3", 
          "#8DD3C7", "#FFFFB3", "#BEBADA", "#FB8072", "#80B1D3", "#FDB462", "#B3DE69", "#FCCDE5",
          "#D9D9D9", "#BC80BD", "#CCEBC5", "#FFED6F")


## code

targetmatvec=unlist(targetmat)+1
yrange=range(targetmatvec[targetmatvec>0]);
# yrange[1]=1; # set the minimum value to 1
for(i in 1:length(targetmat)){
  vali=targetmat[[i]]+1;
  if(i==1){
    plot(1:length(vali),vali,type='b',las=1,pch=20,main=paste('sgRNAs in',targetgene),ylab='Read counts',xlab='Samples',xlim=c(0.7,length(vali)+0.3),ylim = yrange,col=colors[(i %% length(colors))],xaxt='n',log='y')
    axis(1,at=1:length(vali),labels=(collabel),las=2)
    # lines(0:100,rep(1,101),col='black');
  }else{
    lines(1:length(vali),vali,type='b',pch=20,col=colors[(i %% length(colors))])
  }
}




# parameters
# Do not modify the variables beginning with "__"
targetmat=list(c(368.55289313747835,384.28342198065485,394.19019738253724,368.8787257036223),c(98.81490613106304,155.9683326376252,128.03620221888036,173.7986303795913),c(0.8902243795591265,16.91222884022442,6.048954435537656,33.104501024684055),c(134.4238813134281,152.21005956201978,138.11779294477645,134.78261131478507))
targetgene="Sesn3"
collabel=c("In.vitro.input.Pool.A..1.8._1360..1361..1362..1363..1406..1407..1408..1409","In.vitro_Pool.A..1.8._hEGFRv3.CAR_ET.1.10_rep1_1360..1361..1362..1363..1406..1407..1408..1409","In.vitro_Pool.A..1.8._hEGFRv3.CAR_ET.1.10_rep2_1360..1361..1362..1363..1406..1407..1408..1409","In.vitro_Pool.A..1.8._hEGFRv3.CAR_ET.1.10_rep3_1360..1361..1362..1363..1406..1407..1408..1409.y")

# set up color using RColorBrewer
#library(RColorBrewer)
#colors <- brewer.pal(length(targetgenelist), "Set1")

colors=c( "#E41A1C", "#377EB8", "#4DAF4A", "#984EA3", "#FF7F00",  "#A65628", "#F781BF",
          "#999999", "#66C2A5", "#FC8D62", "#8DA0CB", "#E78AC3", "#A6D854", "#FFD92F", "#E5C494", "#B3B3B3", 
          "#8DD3C7", "#FFFFB3", "#BEBADA", "#FB8072", "#80B1D3", "#FDB462", "#B3DE69", "#FCCDE5",
          "#D9D9D9", "#BC80BD", "#CCEBC5", "#FFED6F")


## code

targetmatvec=unlist(targetmat)+1
yrange=range(targetmatvec[targetmatvec>0]);
# yrange[1]=1; # set the minimum value to 1
for(i in 1:length(targetmat)){
  vali=targetmat[[i]]+1;
  if(i==1){
    plot(1:length(vali),vali,type='b',las=1,pch=20,main=paste('sgRNAs in',targetgene),ylab='Read counts',xlab='Samples',xlim=c(0.7,length(vali)+0.3),ylim = yrange,col=colors[(i %% length(colors))],xaxt='n',log='y')
    axis(1,at=1:length(vali),labels=(collabel),las=2)
    # lines(0:100,rep(1,101),col='black');
  }else{
    lines(1:length(vali),vali,type='b',pch=20,col=colors[(i %% length(colors))])
  }
}




# parameters
# Do not modify the variables beginning with "__"
targetmat=list(c(332.0536935755542,543.070459424984,395.1983564551268,345.2326535431337),c(527.903057078562,896.3481285318942,867.0168024270639,398.4363159042331),c(391.69872700601564,652.9999468864428,560.5364443598228,451.63997826533245),c(483.3918381006057,548.7078690383922,520.2100814562384,410.25935198447735))
targetgene="Gna13"
collabel=c("In.vitro.input.Pool.A..1.8._1360..1361..1362..1363..1406..1407..1408..1409","In.vitro_Pool.A..1.8._hEGFRv3.CAR_ET.1.10_rep1_1360..1361..1362..1363..1406..1407..1408..1409","In.vitro_Pool.A..1.8._hEGFRv3.CAR_ET.1.10_rep2_1360..1361..1362..1363..1406..1407..1408..1409","In.vitro_Pool.A..1.8._hEGFRv3.CAR_ET.1.10_rep3_1360..1361..1362..1363..1406..1407..1408..1409.y")

# set up color using RColorBrewer
#library(RColorBrewer)
#colors <- brewer.pal(length(targetgenelist), "Set1")

colors=c( "#E41A1C", "#377EB8", "#4DAF4A", "#984EA3", "#FF7F00",  "#A65628", "#F781BF",
          "#999999", "#66C2A5", "#FC8D62", "#8DA0CB", "#E78AC3", "#A6D854", "#FFD92F", "#E5C494", "#B3B3B3", 
          "#8DD3C7", "#FFFFB3", "#BEBADA", "#FB8072", "#80B1D3", "#FDB462", "#B3DE69", "#FCCDE5",
          "#D9D9D9", "#BC80BD", "#CCEBC5", "#FFED6F")


## code

targetmatvec=unlist(targetmat)+1
yrange=range(targetmatvec[targetmatvec>0]);
# yrange[1]=1; # set the minimum value to 1
for(i in 1:length(targetmat)){
  vali=targetmat[[i]]+1;
  if(i==1){
    plot(1:length(vali),vali,type='b',las=1,pch=20,main=paste('sgRNAs in',targetgene),ylab='Read counts',xlab='Samples',xlim=c(0.7,length(vali)+0.3),ylim = yrange,col=colors[(i %% length(colors))],xaxt='n',log='y')
    axis(1,at=1:length(vali),labels=(collabel),las=2)
    # lines(0:100,rep(1,101),col='black');
  }else{
    lines(1:length(vali),vali,type='b',pch=20,col=colors[(i %% length(colors))])
  }
}




# parameters
# Do not modify the variables beginning with "__"
targetmat=list(c(36.499199561924186,87.37984900782617,68.55481693609343,29.55759020061076),c(41.840545839278946,77.04459804991124,76.6200895168103,79.21434173763684),c(253.71394817435106,264.9582518301826,177.43599677577123,335.77422467893825),c(278.6402308020066,241.46904510764864,252.0397681474023,423.2646916727461))
targetgene="Pard6a"
collabel=c("In.vitro.input.Pool.A..1.8._1360..1361..1362..1363..1406..1407..1408..1409","In.vitro_Pool.A..1.8._hEGFRv3.CAR_ET.1.10_rep1_1360..1361..1362..1363..1406..1407..1408..1409","In.vitro_Pool.A..1.8._hEGFRv3.CAR_ET.1.10_rep2_1360..1361..1362..1363..1406..1407..1408..1409","In.vitro_Pool.A..1.8._hEGFRv3.CAR_ET.1.10_rep3_1360..1361..1362..1363..1406..1407..1408..1409.y")

# set up color using RColorBrewer
#library(RColorBrewer)
#colors <- brewer.pal(length(targetgenelist), "Set1")

colors=c( "#E41A1C", "#377EB8", "#4DAF4A", "#984EA3", "#FF7F00",  "#A65628", "#F781BF",
          "#999999", "#66C2A5", "#FC8D62", "#8DA0CB", "#E78AC3", "#A6D854", "#FFD92F", "#E5C494", "#B3B3B3", 
          "#8DD3C7", "#FFFFB3", "#BEBADA", "#FB8072", "#80B1D3", "#FDB462", "#B3DE69", "#FCCDE5",
          "#D9D9D9", "#BC80BD", "#CCEBC5", "#FFED6F")


## code

targetmatvec=unlist(targetmat)+1
yrange=range(targetmatvec[targetmatvec>0]);
# yrange[1]=1; # set the minimum value to 1
for(i in 1:length(targetmat)){
  vali=targetmat[[i]]+1;
  if(i==1){
    plot(1:length(vali),vali,type='b',las=1,pch=20,main=paste('sgRNAs in',targetgene),ylab='Read counts',xlab='Samples',xlim=c(0.7,length(vali)+0.3),ylim = yrange,col=colors[(i %% length(colors))],xaxt='n',log='y')
    axis(1,at=1:length(vali),labels=(collabel),las=2)
    # lines(0:100,rep(1,101),col='black');
  }else{
    lines(1:length(vali),vali,type='b',pch=20,col=colors[(i %% length(colors))])
  }
}




# parameters
# Do not modify the variables beginning with "__"
targetmat=list(c(2.6706731386773797,24.428774991435272,22.179499596971404,1.1823036080244305),c(47.181892116633705,57.31366440298275,49.39979455689085,76.84973452158798),c(180.7155490505027,145.63308167971027,110.89749798485701,322.7688849906695),c(52.523238393988464,24.428774991435272,31.252931250277886,65.02669844134367))
targetgene="Atp5j"
collabel=c("In.vitro.input.Pool.A..1.8._1360..1361..1362..1363..1406..1407..1408..1409","In.vitro_Pool.A..1.8._hEGFRv3.CAR_ET.1.10_rep1_1360..1361..1362..1363..1406..1407..1408..1409","In.vitro_Pool.A..1.8._hEGFRv3.CAR_ET.1.10_rep2_1360..1361..1362..1363..1406..1407..1408..1409","In.vitro_Pool.A..1.8._hEGFRv3.CAR_ET.1.10_rep3_1360..1361..1362..1363..1406..1407..1408..1409.y")

# set up color using RColorBrewer
#library(RColorBrewer)
#colors <- brewer.pal(length(targetgenelist), "Set1")

colors=c( "#E41A1C", "#377EB8", "#4DAF4A", "#984EA3", "#FF7F00",  "#A65628", "#F781BF",
          "#999999", "#66C2A5", "#FC8D62", "#8DA0CB", "#E78AC3", "#A6D854", "#FFD92F", "#E5C494", "#B3B3B3", 
          "#8DD3C7", "#FFFFB3", "#BEBADA", "#FB8072", "#80B1D3", "#FDB462", "#B3DE69", "#FCCDE5",
          "#D9D9D9", "#BC80BD", "#CCEBC5", "#FFED6F")


## code

targetmatvec=unlist(targetmat)+1
yrange=range(targetmatvec[targetmatvec>0]);
# yrange[1]=1; # set the minimum value to 1
for(i in 1:length(targetmat)){
  vali=targetmat[[i]]+1;
  if(i==1){
    plot(1:length(vali),vali,type='b',las=1,pch=20,main=paste('sgRNAs in',targetgene),ylab='Read counts',xlab='Samples',xlim=c(0.7,length(vali)+0.3),ylim = yrange,col=colors[(i %% length(colors))],xaxt='n',log='y')
    axis(1,at=1:length(vali),labels=(collabel),las=2)
    # lines(0:100,rep(1,101),col='black');
  }else{
    lines(1:length(vali),vali,type='b',pch=20,col=colors[(i %% length(colors))])
  }
}




# parameters
# Do not modify the variables beginning with "__"
targetmat=list(c(144.2163494885785,222.6776797296215,153.2401790336206,309.76354530240076),c(82.79086729899876,109.92948746145872,145.17490645290374,210.45004222834862),c(75.66907226252575,79.8633028566153,38.31004475840515,73.30282369751468),c(108.60737430621343,128.72085283948584,150.2157018158518,172.61632677156686))
targetgene="Lrrc4b"
collabel=c("In.vitro.input.Pool.A..1.8._1360..1361..1362..1363..1406..1407..1408..1409","In.vitro_Pool.A..1.8._hEGFRv3.CAR_ET.1.10_rep1_1360..1361..1362..1363..1406..1407..1408..1409","In.vitro_Pool.A..1.8._hEGFRv3.CAR_ET.1.10_rep2_1360..1361..1362..1363..1406..1407..1408..1409","In.vitro_Pool.A..1.8._hEGFRv3.CAR_ET.1.10_rep3_1360..1361..1362..1363..1406..1407..1408..1409.y")

# set up color using RColorBrewer
#library(RColorBrewer)
#colors <- brewer.pal(length(targetgenelist), "Set1")

colors=c( "#E41A1C", "#377EB8", "#4DAF4A", "#984EA3", "#FF7F00",  "#A65628", "#F781BF",
          "#999999", "#66C2A5", "#FC8D62", "#8DA0CB", "#E78AC3", "#A6D854", "#FFD92F", "#E5C494", "#B3B3B3", 
          "#8DD3C7", "#FFFFB3", "#BEBADA", "#FB8072", "#80B1D3", "#FDB462", "#B3DE69", "#FCCDE5",
          "#D9D9D9", "#BC80BD", "#CCEBC5", "#FFED6F")


## code

targetmatvec=unlist(targetmat)+1
yrange=range(targetmatvec[targetmatvec>0]);
# yrange[1]=1; # set the minimum value to 1
for(i in 1:length(targetmat)){
  vali=targetmat[[i]]+1;
  if(i==1){
    plot(1:length(vali),vali,type='b',las=1,pch=20,main=paste('sgRNAs in',targetgene),ylab='Read counts',xlab='Samples',xlim=c(0.7,length(vali)+0.3),ylim = yrange,col=colors[(i %% length(colors))],xaxt='n',log='y')
    axis(1,at=1:length(vali),labels=(collabel),las=2)
    # lines(0:100,rep(1,101),col='black');
  }else{
    lines(1:length(vali),vali,type='b',pch=20,col=colors[(i %% length(colors))])
  }
}




# parameters
# Do not modify the variables beginning with "__"
targetmat=list(c(72.10817474428924,53.55539132737732,61.497703427966165,39.01601906480621),c(0.8902243795591265,14.09352403352035,5.040795362948046,8.276125256171014))
targetgene="H3c14_H3c15"
collabel=c("In.vitro.input.Pool.A..1.8._1360..1361..1362..1363..1406..1407..1408..1409","In.vitro_Pool.A..1.8._hEGFRv3.CAR_ET.1.10_rep1_1360..1361..1362..1363..1406..1407..1408..1409","In.vitro_Pool.A..1.8._hEGFRv3.CAR_ET.1.10_rep2_1360..1361..1362..1363..1406..1407..1408..1409","In.vitro_Pool.A..1.8._hEGFRv3.CAR_ET.1.10_rep3_1360..1361..1362..1363..1406..1407..1408..1409.y")

# set up color using RColorBrewer
#library(RColorBrewer)
#colors <- brewer.pal(length(targetgenelist), "Set1")

colors=c( "#E41A1C", "#377EB8", "#4DAF4A", "#984EA3", "#FF7F00",  "#A65628", "#F781BF",
          "#999999", "#66C2A5", "#FC8D62", "#8DA0CB", "#E78AC3", "#A6D854", "#FFD92F", "#E5C494", "#B3B3B3", 
          "#8DD3C7", "#FFFFB3", "#BEBADA", "#FB8072", "#80B1D3", "#FDB462", "#B3DE69", "#FCCDE5",
          "#D9D9D9", "#BC80BD", "#CCEBC5", "#FFED6F")


## code

targetmatvec=unlist(targetmat)+1
yrange=range(targetmatvec[targetmatvec>0]);
# yrange[1]=1; # set the minimum value to 1
for(i in 1:length(targetmat)){
  vali=targetmat[[i]]+1;
  if(i==1){
    plot(1:length(vali),vali,type='b',las=1,pch=20,main=paste('sgRNAs in',targetgene),ylab='Read counts',xlab='Samples',xlim=c(0.7,length(vali)+0.3),ylim = yrange,col=colors[(i %% length(colors))],xaxt='n',log='y')
    axis(1,at=1:length(vali),labels=(collabel),las=2)
    # lines(0:100,rep(1,101),col='black');
  }else{
    lines(1:length(vali),vali,type='b',pch=20,col=colors[(i %% length(colors))])
  }
}



dev.off()
Sweave("invitro.poolA_hEGFRv3.CAR_ET.1.10_v_input_summary.Rnw");
library(tools);

texi2dvi("invitro.poolA_hEGFRv3.CAR_ET.1.10_v_input_summary.tex",pdf=TRUE);
